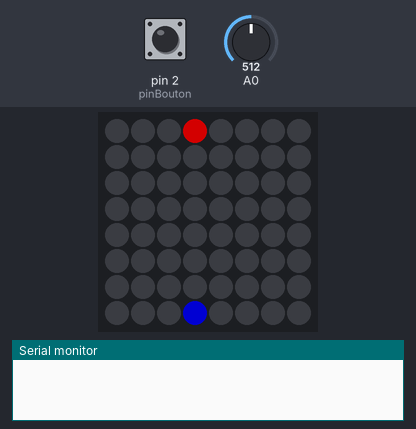
The sketch below on a simulated Arduino Nano, built with avr-gcc and run on an emulated ATmega328P. On the bench: 8×8 RGB LED matrix (first LED top left, wired row by row), the last lines printed to the serial monitor. Inputs (shaded band) come from the test bench; at power-on: pin 2 (pinBouton) HIGH, A0 = 512. Dim RGB values are drawn brighter than linear; random numbers use the default seed unless the sketch sets one.

Above: at 1.2 s.
1.3 s: pin 2 (pinBouton) pulled LOW for 0.15 s
At 1.84 s:
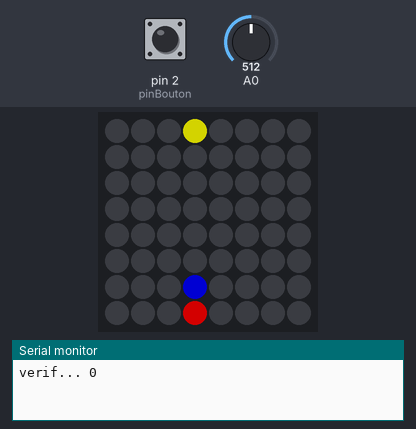
2.0 s: pin 2 (pinBouton) pulled LOW for 1 s
At 2.06 s:
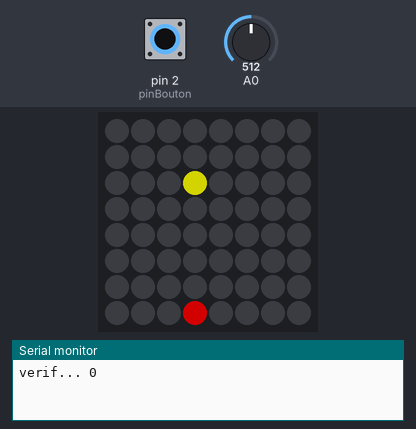
4.5 s: A0 set to 716
At 5.2 s:
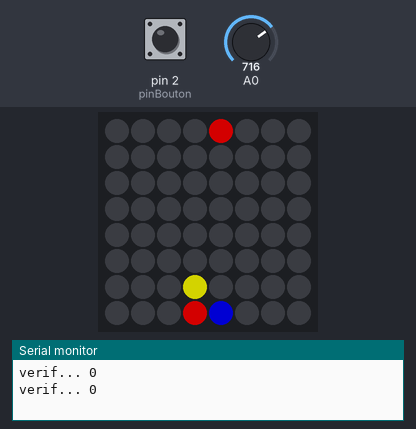
6.0 s: A0 set to 900
At 6.3 s:
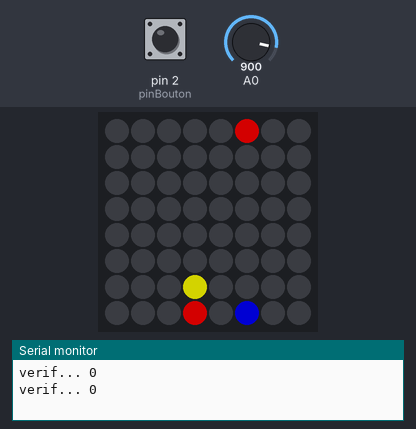
7.5 s: A0 set to 1023
At 8.6 s:
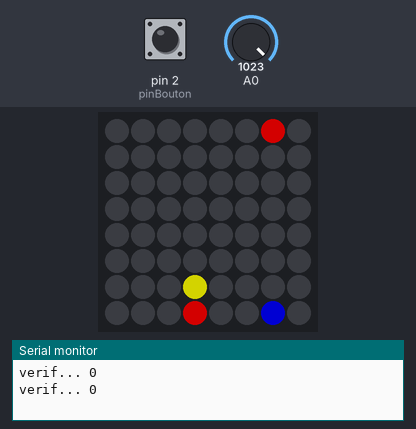
Timing chart, 0 to 10.0 s (numbered marks = the images above; inputs shaded):
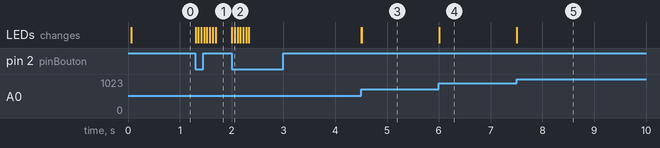

Measured:
- after the input at 1.3 s, the LEDs: first change at once (image 1 shows a later state)
- after the input at 2.0 s, the LEDs: first change at once (image 2 shows a later state)
- after the input at 4.5 s, the LEDs: first change at once (image 3 shows a later state)
- after the input at 6.0 s, the LEDs: first change at once (image 4 shows a later state)
- after the input at 7.5 s, the LEDs: change at once (image 5)

The sketch:

Exemple_puissance_4.ino
```cpp
#include <SPI.h>
#include <Adafruit_NeoPixel.h>
#include <Adafruit_GFX.h>
#include <Adafruit_NeoMatrix.h>
#include "colors.h"
#include <ArduinoSTL.h>

//Par Romain THOMAS le 24 aout 2019
//https://github.com/romain894

//Ce code a pour but de montrer les possibilites de programmation d'un ecran led
//8x8 RGB. Cet exemple montre comment on pourrait programmer l'ecran pour s'en
//servir comme un puissance 4. Vous pouvez envoyer ce code sur la carte
//Arduino nano pour voir ce qu'il fait. N'hesitez pas a le modifier afin de
//l'adapter a vos envies !

#define PIN 6

//taille de la matrice :
#define mw 8
#define mh 8

//declaration de la matrice :
//changer NEO_MATRIX_LEFT par NEO_MATRIX_RIGHT en fonction de la position du
//permier pixel relie
Adafruit_NeoMatrix *matrix = new Adafruit_NeoMatrix(mw, mh, PIN,
  NEO_MATRIX_BOTTOM     + NEO_MATRIX_LEFT +
  NEO_MATRIX_ROWS + NEO_MATRIX_ZIGZAG,
  NEO_GRB            + NEO_KHZ800);

uint8_t pinBouton = 2; //pin pour le bouton

uint8_t grille[8][7] = {
  {0, 0, 0, 0, 0, 0, 0},
  {0, 0, 0, 0, 0, 0, 0},
  {0, 0, 0, 0, 0, 0, 0},
  {0, 0, 0, 0, 0, 0, 0},
  {0, 0, 0, 0, 0, 0, 0},
  {0, 0, 0, 0, 0, 0, 0},
  {0, 0, 0, 0, 0, 0, 0},
  {0, 0, 0, 0, 0, 0, 0}
}; //ce tableau contient la position de chaque pion : 0:aucun, 1:joueur1 et
//2:joueur2

volatile uint8_t etat_partie; //Etat de la partie; 1:a J1 de jouer ; 2:a J2 de
//jouer ; 3:fin de la partie

uint8_t joueur_gagnant; //1 ou 2 pour J1 ou J2

volatile uint8_t verrouiller_bouton = LOW; //verrouiller le bouton si egale a
//HIGH : les pressions sur le bouton ne sont plus prisent en compte

volatile uint8_t descendrePion = LOW; //quand a HIGH, on a demande a descendre
//le pion

uint8_t i_precedent_position = 0;
uint8_t x_precedent_position = 0;

//textes a afficher :
char puissance4[] = "Puissance 4";
uint8_t nb_char_puissance4 = 11;
char j1[] = "J1 gagne !";
uint8_t nb_char_j1 = 10;
char j2[] = "J2 gagne !";
uint8_t nb_char_j2 = 10;

void display_scrollText(char texte[], uint8_t nb_char, uint16_t couleur, uint16_t vitesse);
//uint16_t recupIDPixel(uint8_t x, uint8_t y); //recupere le numero du pixel en
//fonction de sa position en x et y (l'origine est en bas a gauche)
void interrupBouton();//initialiser une nouvelle partie si en attente d'une
void afficherPositionPionJoueur(uint8_t x, uint8_t joueur); //affiche le pion en
//haut de la grille pour que le joueur le positionne
void updateMatrix(); //met a jour la matrice LED
void descendrePionJoueur(); //fait descendre le pion du joueur dans la grille
void afficherFinPartie(uint8_t joueur_gagnant); //affiche le joueur que a gagne
//nouvelle partie
uint8_t verifierGagne(uint8_t joueur, uint8_t x_tmp, uint8_t y_tmp); //verifier
//si le joueur a gagne
uint8_t compteNombrePionDirection(int8_t x, int8_t y, int8_t dir_x, int8_t dir_y);
uint8_t compteNombrePion(int8_t x, int8_t y, int8_t dir_x, int8_t dir_y);
void nouvellePartie();

void setup() { //code utilise au demarrage
  pinMode(pinBouton, INPUT_PULLUP); //on se sert du pin du bouton comme une
  //entree pour un interuppteur
  delay(50);
  Serial.begin(57600); //initialisation du moniteur serie pour pouvoir ecrire
  //des messages sur l'ordinateur si besoin
  attachInterrupt(digitalPinToInterrupt(pinBouton), interrupBouton, FALLING);
  //Quand le bouton sera appuye, cette fonction sera appele, cela simplifie la
  //gestion du bouton pour le debut de la partie : sinon il faudrait appuyer
  //sur le bouton exactement au bon moment
  randomSeed(analogRead(A7)); //initialisation de la generation aleatoire
  matrix->begin(); //initialisation de la matrice de led
  matrix->setTextWrap(false);
  matrix->setBrightness(map(analogRead(A0), 0, 1023, 0, 255));
  nouvellePartie();
}

void loop() {
  switch (etat_partie) {

    case 1:
    afficherPositionPionJoueur((uint8_t)map(analogRead(A0), 0, 1023, 0, 6), 1);
    updateMatrix();
    break;

    case 2:
    afficherPositionPionJoueur((uint8_t)map(analogRead(A0), 0, 1023, 0, 6), 2);
    updateMatrix();
    break;

    case 3:
    afficherFinPartie(joueur_gagnant);
    nouvellePartie();
    break;
  }

  if (descendrePion == HIGH) {
    descendrePionJoueur();
    descendrePion = LOW;
    verrouiller_bouton = LOW;
  }
}

void display_scrollText(char texte[], uint8_t nb_char, uint16_t couleur, uint16_t vitesse) {
  matrix->clear();
  matrix->setTextWrap(false);  // we don't wrap text so it scrolls nicely
  matrix->setTextSize(1);
  matrix->setRotation(0);
  for (int8_t x=7; x>=8-10*nb_char; x--) {
    matrix->clear();
    matrix->setCursor(x,0);
    matrix->setTextColor(couleur);
    matrix->print(texte);
    matrix->show();
    delay(vitesse);
  }
  matrix->setRotation(0);
  matrix->setCursor(0,0);
  matrix->show();
}

void interrupBouton() {
  if (verrouiller_bouton == LOW) {//cela evite de rentrer dans la fonction si
    //quelque chose est deja en cours
    if (etat_partie == 3) {
      nouvellePartie();
    }
    else {
      verrouiller_bouton = HIGH;
      descendrePion = HIGH;
    }
  }
}

void afficherPositionPionJoueur(uint8_t x, uint8_t joueur) {
  uint8_t i = 6;
  for (size_t i = 0; i < 7; i++) {
    grille[7][i] = 0;
  }
  grille[7][x] = joueur;

  grille[i_precedent_position][x_precedent_position] = 0;
  while ((grille[i-1][x] == 0) && (i > 0)) {
    i -= 1;
  }
  grille[i][x] = 3;
  i_precedent_position = i;
  x_precedent_position = x;
}

void updateMatrix() {
  for (size_t i = 0; i < 8; i++) {//hauteur
    for (size_t j = 0; j < 7; j++) {
      uint8_t r = 0;
      uint8_t g = 0;
      uint8_t b = 0;
      if (grille[i][j] == 1) { //J1 = rouge
        r = 255;
        //Serial.print(i*mw+j);
        //Serial.print("\t");
      }
      else if (grille[i][j] == 2) { //J2 = jaune
        r = 255;
        g =255;
      }
      else if (grille[i][j] == 3) { //vise = bleu
        b = 255;
      }
      //permet de prendre en charge le cablage des bandes leds (en zigzag) :
      if (i%2 == 0) {
        matrix->setPixelColor(i*mw+j, r, g, b);
      }
      else
      {
        matrix->setPixelColor((i+1)*mw-j-1, r, g, b);
      }
    }
  }
  matrix->show();
}

void descendrePionJoueur() {
  uint8_t x_pos = (uint8_t)map(analogRead(A0), 0, 1023, 0, 6); //position en x
  if ((grille[5][x_pos] == 0) || (grille[5][x_pos] == 3)) {//si place on descend
    grille[i_precedent_position][x_precedent_position] = 0; //on efface la vise
    i_precedent_position = 6;
    x_precedent_position = 6;
    uint8_t i = 7; //on commence a la derniere ligne
    while ((grille[i-1][x_pos] == 0) && (i > 0 )) {//tant qu'il n'y a pas de
    //pion et qu'on est pas en bas, on descend
      grille[i][x_pos] = 0;//on efface le pion sur l'ancienne ligne
      i -= 1; //on decremente i de 1
      grille[i][x_pos] = etat_partie;//on affiche le pion sur la ligne actuelle
      //etat_partie permet de savoir quelle est la couleur du pion du joueur
      updateMatrix(); //on actualise la matrice LED
      delay(50); //On attend un peu afin de faire apparaitre l'animation
    }
    if (verifierGagne(etat_partie, x_pos, i) != 0) {//on verifie si le joueur a
    //gagne comme on a positionne un pion en x_pos, i
      joueur_gagnant = etat_partie;
      etat_partie = 3;
    }
    else if (etat_partie == 1) {
      etat_partie = 2;
    }
    else {
      etat_partie = 1;
    }
  }
  else {
    uint8_t tmp = 0; //si aucune case n'est vide, tmp sera egal a 0
    for (size_t i = 0; i < 7; i++) {
      if (grille[5][i] == 0) {
        tmp = 1;
      }
    }
    if (tmp == 0) {//si la grille est pleine, on recommence la partie
      nouvellePartie();
    }
  }
}

void afficherFinPartie(uint8_t joueur_gagnant) {
  Serial.print("joueur ");
  Serial.print(joueur_gagnant);
  Serial.println(" gagne !!!");
  if (joueur_gagnant == 1) {
    display_scrollText(j1, nb_char_j1, LED_RED_HIGH, 100);
  }
  else {
    display_scrollText(j2, nb_char_j2, LED_ORANGE_HIGH, 100);
  }
}

uint8_t verifierGagne(uint8_t joueur, uint8_t x_tmp, uint8_t y_tmp) {
  Serial.print("verif... ");
  uint8_t res = 0;//0:le joueur a pas gagne; 1:le joueur a gagne
  int8_t x = (int8_t)x_tmp;
  int8_t y = (int8_t)y_tmp;
  //On verifie pour toute les direction si le joueur a gagne
  int8_t tab_dir_x[4] = {-1, 0, 1, 1};
  int8_t tab_dir_y[4] = { 1, 1, 1, 0};
  for (size_t i = 0; i < 4; i++) {//pour chaque direction
    if (compteNombrePionDirection(x, y, tab_dir_x[i], tab_dir_y[i]) >= 4) {
      res = i+1;
    }
  }
  Serial.println(res);
  //*****************COULEUR !!!************
  return res;
}

uint8_t compteNombrePionDirection(int8_t x, int8_t y, int8_t dir_x, int8_t dir_y) {
  uint8_t res =  compteNombrePion(x, y, dir_x, dir_y) //on compte dans un sens
               + compteNombrePion(x, y, -dir_x, -dir_y) + 1; //et dans le sens
  //oppose puis on ajoute 1 pour compter le pion de depart
  return res;
}

uint8_t compteNombrePion(int8_t x, int8_t y, int8_t dir_x, int8_t dir_y) {
  uint8_t res = 0;
  x += dir_x; //on va au x suivant
  y += dir_y; //on va au y suivant
  while ((x >= 0) && (x < 7) && (y >= 0) && (y < 6)) {//tant que la case existe
    if (grille[y][x] != etat_partie) {//si la case n'est pas celle du joueur
      break; //on arrete de compter
    }
    res += 1;
    x += dir_x;
    y += dir_y;
  }
  return res;
}

void nouvellePartie() {
  etat_partie = random(1, 3); //tire au sors le joueur qui commence (1 ou 2)
  for (size_t i = 0; i < 8; i++) {//efface la grille
    for (size_t j = 0; j < 7; j++) {
      grille[i][j] = 0;
    }
  }
}
```

colors.h
```cpp
#ifndef COLORS_H
#define COLORS_H

#define LED_BLACK		0

#define LED_RED_VERYLOW 	(3 <<  11)
#define LED_RED_LOW 		(7 <<  11)
#define LED_RED_MEDIUM 		(15 << 11)
#define LED_RED_HIGH 		(31 << 11)

#define LED_GREEN_VERYLOW	(1 <<  5)
#define LED_GREEN_LOW 		(15 << 5)
#define LED_GREEN_MEDIUM 	(31 << 5)
#define LED_GREEN_HIGH 		(63 << 5)

#define LED_BLUE_VERYLOW	3
#define LED_BLUE_LOW 		7
#define LED_BLUE_MEDIUM 	15
#define LED_BLUE_HIGH 		31

#define LED_ORANGE_VERYLOW	(LED_RED_VERYLOW + LED_GREEN_VERYLOW)
#define LED_ORANGE_LOW		(LED_RED_LOW     + LED_GREEN_LOW)
#define LED_ORANGE_MEDIUM	(LED_RED_MEDIUM  + LED_GREEN_MEDIUM)
#define LED_ORANGE_HIGH		(LED_RED_HIGH    + LED_GREEN_HIGH)

#define LED_PURPLE_VERYLOW	(LED_RED_VERYLOW + LED_BLUE_VERYLOW)
#define LED_PURPLE_LOW		(LED_RED_LOW     + LED_BLUE_LOW)
#define LED_PURPLE_MEDIUM	(LED_RED_MEDIUM  + LED_BLUE_MEDIUM)
#define LED_PURPLE_HIGH		(LED_RED_HIGH    + LED_BLUE_HIGH)

#define LED_CYAN_VERYLOW	(LED_GREEN_VERYLOW + LED_BLUE_VERYLOW)
#define LED_CYAN_LOW		(LED_GREEN_LOW     + LED_BLUE_LOW)
#define LED_CYAN_MEDIUM		(LED_GREEN_MEDIUM  + LED_BLUE_MEDIUM)
#define LED_CYAN_HIGH		(LED_GREEN_HIGH    + LED_BLUE_HIGH)

#define LED_WHITE_VERYLOW	(LED_RED_VERYLOW + LED_GREEN_VERYLOW + LED_BLUE_VERYLOW)
#define LED_WHITE_LOW		(LED_RED_LOW     + LED_GREEN_LOW     + LED_BLUE_LOW)
#define LED_WHITE_MEDIUM	(LED_RED_MEDIUM  + LED_GREEN_MEDIUM  + LED_BLUE_MEDIUM)
#define LED_WHITE_HIGH		(LED_RED_HIGH    + LED_GREEN_HIGH    + LED_BLUE_HIGH)

#endif //COLORS_H
```
